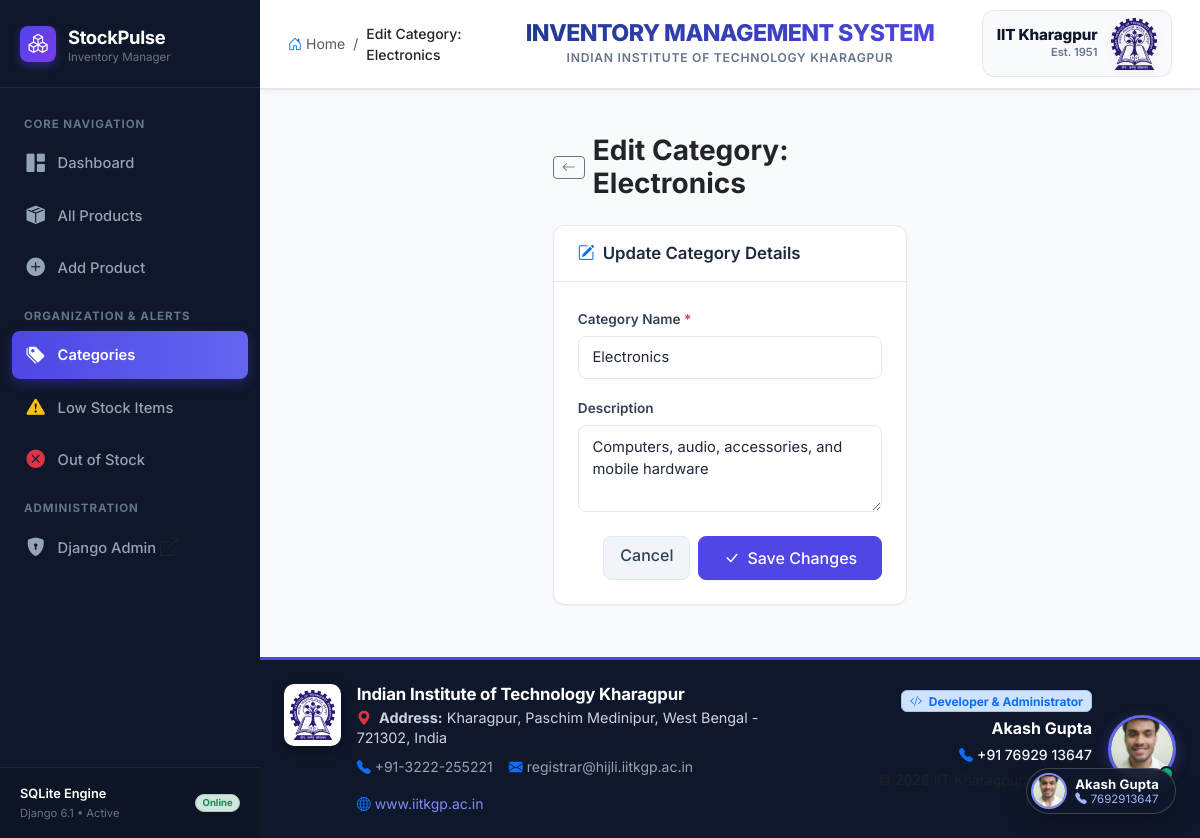
The app's page /categories/1/edit/ with its own data.
### inventory/models.py (models this page shows, shortened)
class Category(models.Model):
    name = models.CharField(max_length=100, unique=True, help_text="Category name (e.g. Electronics, Furniture)")
    description = models.TextField(blank=True, help_text="Brief description of the category")
    created_at = models.DateTimeField(auto_now_add=True)
    class Meta:
        verbose_name = "Category"
        verbose_name_plural = "Categories"
        ordering = ['name']

### inventory/views.py (the view)
# urls.py: path('categories/<int:pk>/edit/', views.category_edit, name='category_edit'),
def category_edit(request, pk):
    category = get_object_or_404(Category, pk=pk)
    if request.method == 'POST':
        form = CategoryForm(request.POST, instance=category)
        if form.is_valid():
            category = form.save()
            messages.success(request, f"Category '{category.name}' updated successfully.")
            return redirect('category_list')
        else:
            messages.error(request, "Failed to update category. Please review the errors.")
    else:
        form = CategoryForm(instance=category)
    context = {
        'form': form,
        'category': category,
        'page_title': f"Edit Category: {category.name}",
        'active_menu': 'categories',
    }
    return render(request, 'inventory/category_edit.html', context)

### inventory/forms.py (shortened to what this page needs)
class CategoryForm(forms.ModelForm):
    class Meta:
        model = Category
        fields = ['name', 'description']
        widgets = {
            'name': forms.TextInput(attrs={
                'class': 'form-control',
                'placeholder': 'e.g. Office Equipment',
                'required': True,
                'id': 'category-name-input',
            }),
            'description': forms.Textarea(attrs={
                'class': 'form-control',
                'rows': 3,
                'placeholder': 'Category description or group purpose...',
                'id': 'category-description-input',
            }),
        }

### inventory/templates/inventory/category_edit.html (shortened to what this page needs)
{% extends 'inventory/base.html' %}
{% block content %}
<div class="container-fluid p-0">
    <div class="row justify-content-center">
        <div class="col-12 col-md-7 col-lg-5">
            <div class="d-flex align-items-center gap-2 mb-4">
                <a href="{% url 'category_list' %}" class="btn btn-sm btn-outline-secondary py-0 px-2">
                    <i class="bi bi-arrow-left"></i>
                </a>
                <h1 class="h3 fw-bold mb-0 text-dark">Edit Category: {{ category.name }}</h1>
            </div>
            <div class="card-custom">
                <div class="card-header bg-white">
                    <h2 class="card-title">
                        <i class="bi bi-pencil-square text-primary"></i>
                        <span>Update Category Details</span>
                    </h2>
                </div>
                <div class="card-body p-4">
                    <form method="POST">
                        <div class="mb-3">
                            <label for="{{ form.name.id_for_label }}" class="form-label">
                                Category Name <span class="text-danger">*</span>
                            </label>
                            {{ form.name }}
                        </div>
                        <div class="mb-4">
                            <label for="{{ form.description.id_for_label }}" class="form-label">
                                Description
                            </label>
                            {{ form.description }}
                        </div>
                        <div class="d-flex justify-content-end gap-2">
                            <a href="{% url 'category_list' %}" class="btn btn-secondary px-3">
                                Cancel
                            </a>
                            <button type="submit" class="btn btn-primary px-4 d-flex align-items-center gap-2">
                                <i class="bi bi-check-lg"></i>
                                <span>Save Changes</span>
                            </button>
                        </div>
                    </form>
                </div>
            </div>
        </div>
    </div>
</div>
{% endblock %}

### static/css/style.css (style rules this page uses)
:root { --font-sans: 'Inter', -apple-system, BlinkMacSystemFont, "Segoe UI", Roboto, sans-serif; --primary: #4f46e5; --primary-hover: #4338ca; --primary-light: #eef2ff; --secondary: #64748b; --success: #10b981; --success-light: #ecfdf5; --warning: #f59e0b; --warning-light: #fffbeb; --danger: #ef4444; --danger-light: #fef2f2; --dark-sidebar: #0f172a; --sidebar-hover: #1e293b; --sidebar-text: #94a3b8; --sidebar-text-active: #ffffff; --card-bg: #ffffff; --body-bg: #f8fafc; --border-color: #e2e8f0; --text-primary: #1e293b; --text-muted: #64748b; --shadow-sm: 0 1px 2px 0 rgb(0 0 0 / 0.05); --shadow-md: 0 4px 6px -1px rgb(0 0 0 / 0.07), 0 2px 4px -2px rgb(0 0 0 / 0.05); --shadow-lg: 0 10px 15px -3px rgb(0 0 0 / 0.08), 0 4px 6px -4px rgb(0 0 0 / 0.04); }
body { font-family: var(--font-sans); background-color: var(--body-bg); color: var(--text-primary); min-height: 100vh; display: flex; flex-direction: column; }
.card-custom { background-color: #ffffff; border-radius: 12px; border: 1px solid var(--border-color); box-shadow: var(--shadow-sm); margin-bottom: 1.5rem; overflow: hidden; }
.card-custom .card-header { background-color: #ffffff; border-bottom: 1px solid var(--border-color); padding: 1.1rem 1.5rem; display: flex; align-items: center; justify-content: space-between; }
.card-custom .card-title { font-size: 1.05rem; font-weight: 600; color: var(--text-primary); margin: 0; display: flex; align-items: center; gap: 0.5rem; }
.card-custom .card-body { padding: 1.5rem; }
.btn-primary { background-color: var(--primary); border-color: var(--primary); font-weight: 500; padding: 0.55rem 1.1rem; border-radius: 8px; box-shadow: var(--shadow-sm); transition: all 0.2s ease; }
.btn-secondary { background-color: #f1f5f9; border-color: var(--border-color); color: #334155; font-weight: 500; border-radius: 8px; }
.form-control, .form-select { border-radius: 8px; border: 1px solid var(--border-color); padding: 0.6rem 0.85rem; font-size: 0.92rem; color: var(--text-primary); transition: border-color 0.2s ease, box-shadow 0.2s ease; }
.form-label { font-size: 0.85rem; font-weight: 600; color: #334155; margin-bottom: 0.4rem; }

### records on screen
Category: name "Electronics", description "Computers, audio, accessories, and mobile hardware"

### other values on screen
{{ page_title }} "Edit Category: Electronics"
